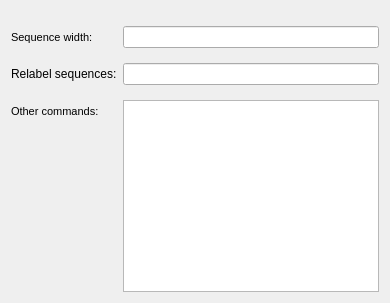
             <widget class="QWidget" name="tab_remove_chimeric">
              <attribute name="title">
               <string>Remove Chimeric</string>
              </attribute>
              <layout class="QVBoxLayout" name="verticalLayout_8">
               <item>
                <widget class="QFrame" name="frame_remove_chimera">
                 <property name="sizePolicy">
                  <sizepolicy hsizetype="Preferred" vsizetype="Expanding">
                   <horstretch>0</horstretch>
                   <verstretch>0</verstretch>
                  </sizepolicy>
                 </property>
                 <property name="frameShape">
                  <enum>QFrame::NoFrame</enum>
                 </property>
                 <property name="frameShadow">
                  <enum>QFrame::Plain</enum>
                 </property>
                 <layout class="QFormLayout" name="formLayout_7">
                  <property name="verticalSpacing">
                   <number>15</number>
                  </property>
                  <property name="leftMargin">
                   <number>0</number>
                  </property>
                  <property name="topMargin">
                   <number>0</number>
                  </property>
                  <property name="rightMargin">
                   <number>0</number>
                  </property>
                  <property name="bottomMargin">
                   <number>0</number>
                  </property>
                  <item row="0" column="1">
                   <widget class="QFrame" name="frame_4">
                    <property name="frameShape">
                     <enum>QFrame::NoFrame</enum>
                    </property>
                    <property name="frameShadow">
                     <enum>QFrame::Plain</enum>
                    </property>
                    <layout class="QHBoxLayout" name="horizontalLayout_4">
                     <property name="spacing">
                      <number>0</number>
                     </property>
                     <property name="leftMargin">
                      <number>0</number>
                     </property>
                     <property name="topMargin">
                      <number>0</number>
                     </property>
                     <property name="rightMargin">
                      <number>0</number>
                     </property>
                     <property name="bottomMargin">
                      <number>0</number>
                     </property>
                    </layout>
                   </widget>
                  </item>
                  <item row="1" column="0">
                   <widget class="QLabel" name="label_fastawidth_remove_chimeric">
                    <property name="font">
                     <font>
                      <pointsize>8</pointsize>
                     </font>
                    </property>
                    <property name="text">
                     <string>Sequence width:</string>
                    </property>
                   </widget>
                  </item>
                  <item row="1" column="1">
                   <widget class="QLineEdit" name="lineEdit_seq_width_remove_chimeric"/>
                  </item>
                  <item row="3" column="0">
                   <widget class="QLabel" name="label_othercommand_6">
                    <property name="font">
                     <font>
                      <pointsize>8</pointsize>
                     </font>
                    </property>
                    <property name="text">
                     <string>Other commands:</string>
                    </property>
                   </widget>
                  </item>
                  <item row="3" column="1">
                   <widget class="QTextEdit" name="textEdit_othercommand_remove_chimeric"/>
                  </item>
                  <item row="2" column="0">
                   <widget class="QLabel" name="label_13">
                    <property name="text">
                     <string>Relabel sequences:</string>
                    </property>
                   </widget>
                  </item>
                  <item row="2" column="1">
                   <widget class="QLineEdit" name="lineEdit_relabel_remove_chimeric"/>
                  </item>
                 </layout>
                </widget>
               </item>
              </layout>
             </widget>
